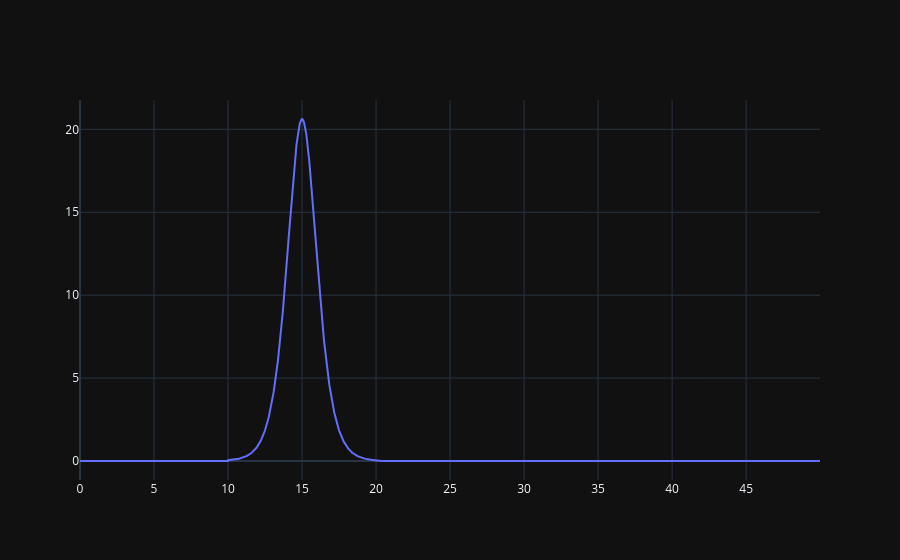

The cell this chart's notebook holds for it:
### Code cell
t = np.arange(0, 50, 0.01)
i = np.array([i_fn(t_) for t_ in t])
fig = go.Figure()
fig.add_trace(go.Scatter(x=t, y=i, mode='lines', name='Current'))
fig.show()

### Figure 1 — Plotly figure (JSON) as saved in the notebook; plotly's stock layout.template omitted (floating-point values rounded to 4 significant figures; data arrays with more than 128 entries replaced by an {"elided": "..."} marker saying what was removed)
{"data": [{"mode": "lines", "name": "Current", "x": {"elided": "5000 float values"}, "y": {"elided": "5000 float values"}, "type": "scatter"}], "layout": {}}
